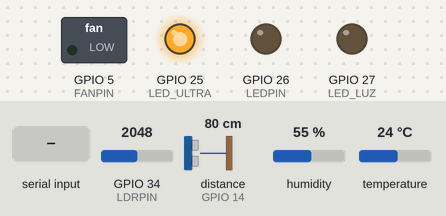
Bench run of a sketch on a simulated ESP32. Shown: switched loads named in the sketch (green lamp = pin HIGH), output pins drawn as LEDs (lit = HIGH). Wiring (inferred from the names in the program): ultrasonic range finder: trigger GPIO 12; echo GPIO 14. The inputs (shaded band) are chosen by the test bench; at power-on: temperature 24 °C, GPIO 34 (LDRPIN) = 2048, distance to the obstacle (sensor on GPIO 14) 80 cm, humidity 55 %. The echo pulse lasts 58.3 µs per cm; nothing arrives over Bluetooth unless stated; pins used as bus, display or sensor lines are not drawn; what the sketch prints to the serial monitor is not drawn.

Above: at 1.2 s.
1.3 s: "A" received over the second serial link
At 2.6 s:
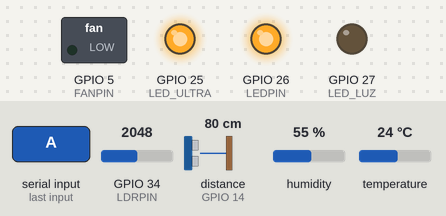
2.9 s: temperature set to 27 °C
5.3 s: temperature set to 30 °C
At 8.6 s:
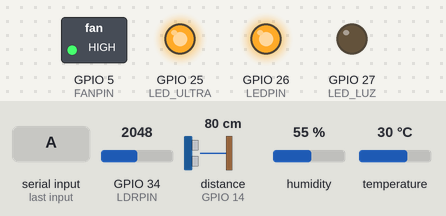
9.6 s: GPIO 34 (LDRPIN) set to 857
11.3 s: GPIO 34 (LDRPIN) set to 745
At 12.8 s:
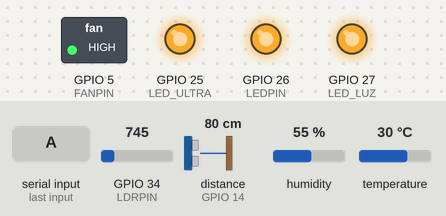
13.5 s: distance to the obstacle (sensor on GPIO 14) set to 117 cm
15.0 s: distance to the obstacle (sensor on GPIO 14) set to 125 cm
At 16.2 s:
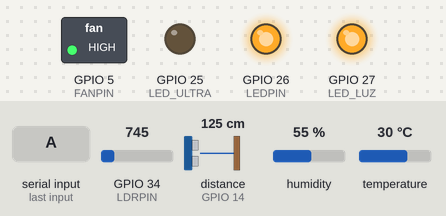
Timing chart, 0 to 17.6 s (numbered marks = the images above; inputs shaded):
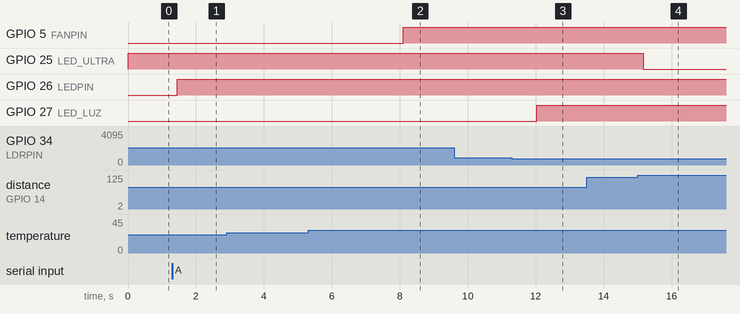

Measured:
- the behaviour switches between 28 and 29 °C on temperature (found by bisection; images 1 and 2)
- the behaviour switches between 801 and 800 on GPIO 34 (LDRPIN) (found by bisection; images 2 and 3)
- the behaviour switches between 121 and 122 cm on distance to the obstacle (sensor on GPIO 14) (found by bisection; images 3 and 4)
- after the input at 1.3 s, GPIO 26 (LEDPIN): LOW → HIGH after 0.14 s
- after the input at 2.9 s, every drawn part: stays the same
- after the input at 5.3 s, GPIO 5 (FANPIN): LOW → HIGH after 2.8 s
- after the input at 9.6 s, every drawn part: stays the same
- after the input at 11.3 s, GPIO 27 (LED_LUZ): LOW → HIGH after 0.73 s
- after the input at 13.5 s, every drawn part: stays the same
- after the input at 15.0 s, GPIO 25 (LED_ULTRA): HIGH → LOW after 0.17 s

The sketch:

TODO_MAL_LOGRADO.ino
```cpp
#include "BluetoothSerial.h"
#include "DHT.h"
#include <Ticker.h>

// ==== Pines ====
#define DHTPIN 4
#define DHTTYPE DHT11
#define FANPIN 5
#define LEDPIN 26        // LED controlado por Bluetooth
#define LDRPIN 34        // Entrada analógica del LDR
#define LED_LUZ 27       // LED controlado por el LDR

// Sensor ultrasónico
#define TRIG_PIN 12
#define ECHO_PIN 14
#define LED_ULTRA 25     // LED que indica detección por ultrasonido

// ==== Objetos ====
BluetoothSerial SerialBT;
DHT dht(DHTPIN, DHTTYPE);
Ticker tickerDHT;
Ticker tickerLuz;

// ==== Variables ====
volatile bool leerTemperatura = false;
volatile bool leerLuz = false;
String device_name = "ESP32-MULTISENSOR";

// --- Funciones de los timers ---
void activarLecturaDHT() { leerTemperatura = true; }
void activarLecturaLuz() { leerLuz = true; }

void setup() {
  Serial.begin(115200);
  SerialBT.begin(device_name);
  dht.begin();

  pinMode(FANPIN, OUTPUT);
  pinMode(LEDPIN, OUTPUT);
  pinMode(LED_LUZ, OUTPUT);
  pinMode(LDRPIN, INPUT);

  pinMode(TRIG_PIN, OUTPUT);
  pinMode(ECHO_PIN, INPUT);
  pinMode(LED_ULTRA, OUTPUT);

  Serial.printf("Bluetooth \"%s\" iniciado.\nEmpareja el dispositivo desde tu celular.\n", device_name.c_str());

  // Timers
  tickerDHT.attach(2, activarLecturaDHT);  // cada 2 s lee DHT
  tickerLuz.attach(1, activarLecturaLuz);  // cada 1 s lee LDR
}

void loop() {
  // --- Bluetooth ---
  if (SerialBT.available()) {
    char c = SerialBT.read();
    Serial.write(c);

    switch (c) {
      case 'A':
        digitalWrite(LEDPIN, HIGH);
        SerialBT.println("LED encendido manualmente.");
        break;

      case 'B':
        digitalWrite(LEDPIN, LOW);
        delay(200);
        digitalWrite(LEDPIN, HIGH);
        SerialBT.println("LED parpadeó.");
        break;
    }
  }

  // --- Lectura DHT ---
  if (leerTemperatura) {
    leerTemperatura = false;
    float t = dht.readTemperature();

    if (isnan(t)) {
      Serial.println("Error al leer el sensor DHT!");
      SerialBT.println("Error al leer el sensor DHT!");
    } else {
      // Control ventilador
      if (t > 28)
        digitalWrite(FANPIN, HIGH);
      else
        digitalWrite(FANPIN, LOW);

      Serial.printf("Temperatura: %.1f °C\n", t);
      SerialBT.printf("Temperatura: %.1f °C\n", t);
    }
  }

  // --- Lectura LDR ---
  if (leerLuz) {
    leerLuz = false;
    int valorLuz = analogRead(LDRPIN);

    Serial.print("Valor LDR: ");
    Serial.println(valorLuz);

    if (valorLuz > 800)  // Mucha luz
      digitalWrite(LED_LUZ, LOW);
    else                 // Poca luz
      digitalWrite(LED_LUZ, HIGH);
  }

  // --- Sensor ultrasónico ---
  long duration;
  float distance;

  digitalWrite(TRIG_PIN, LOW);
  delayMicroseconds(2);
  digitalWrite(TRIG_PIN, HIGH);
  delayMicroseconds(10);
  digitalWrite(TRIG_PIN, LOW);

  duration = pulseIn(ECHO_PIN, HIGH, 30000);
  distance = duration * 0.034 / 2;

  if (distance > 0 && distance <= 120) {
    digitalWrite(LED_ULTRA, HIGH);
    Serial.println("⚠️ Objeto detectado por ultrasonido!");
    SerialBT.println("⚠️ Objeto detectado por ultrasonido!");
  } else {
    digitalWrite(LED_ULTRA, LOW);
  }

  delay(200);
}
```
